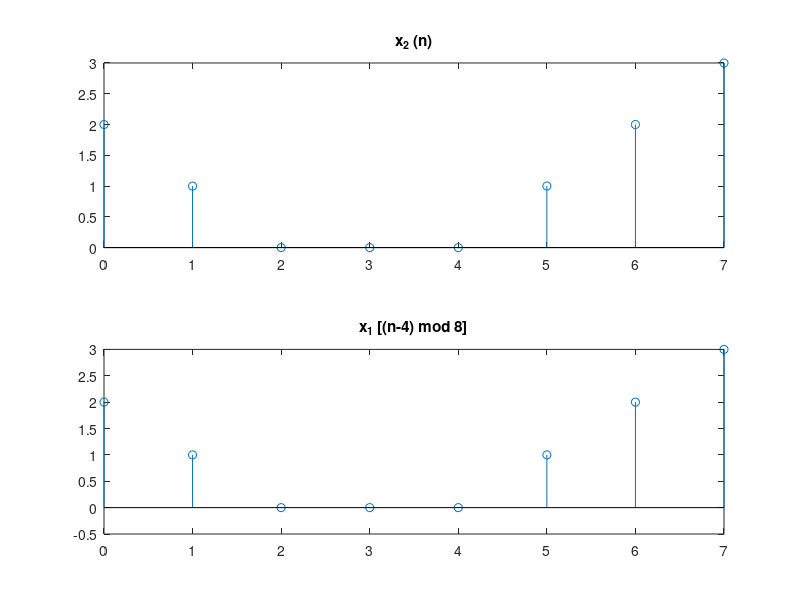

Reproduce this figure in MATLAB.
%Questão 1
pkg load signal;
close all;
clear all;
clc;

N= 8;
k=0:N-1;
n=0:N-1

%Cria o vetor de impulso dos sinais
x1 = [0,1,2,3,2,1,0,0];
x2 = [2,1,0,0,0,1,2,3];

%Faz a DFT de x1
X = fft(x1);
%Desloca X1 em 4
Y = exp(j*pi*2*4*k/8).*X;

%Faz a inversa
y = ifft(Y);

%Compara o resultado com x2
subplot(211)
stem(n,x2)
title('x_2 (n)')
subplot(212)
stem(n,y)
title('x_1 [(n-4) mod 8]')

